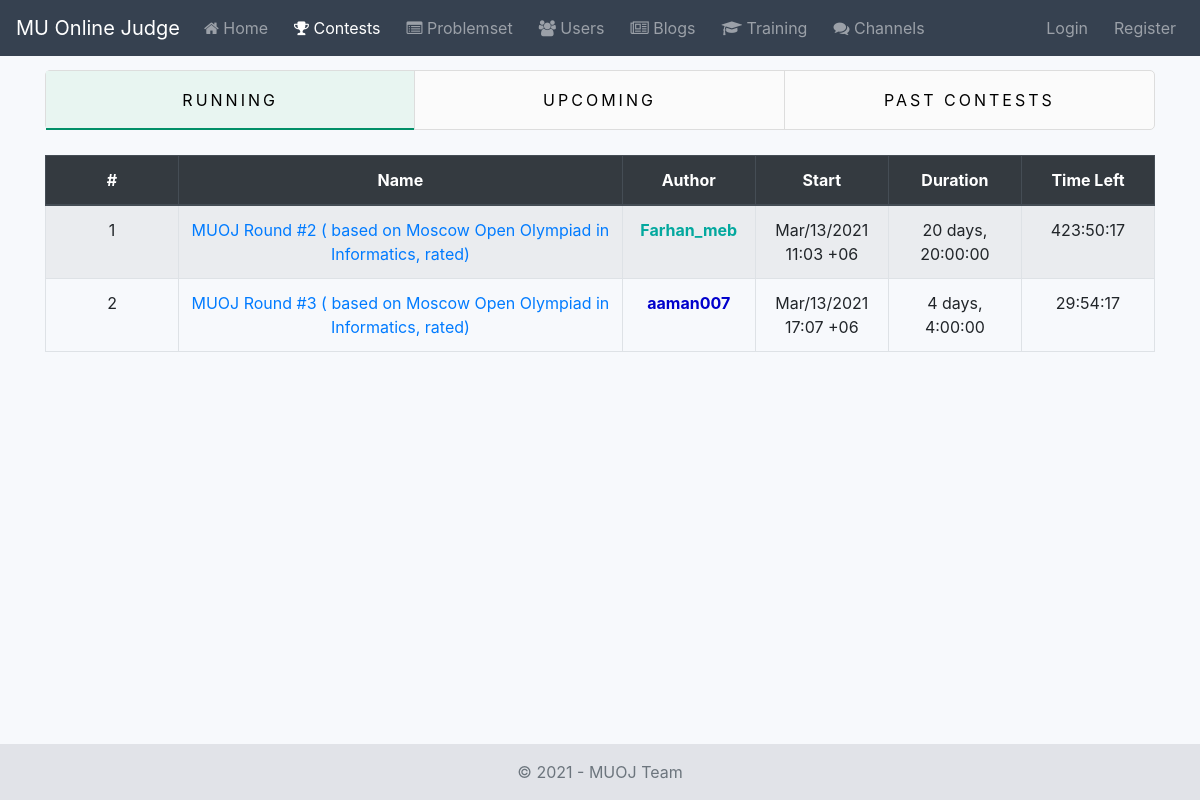
The page /contests/running/ on the database its author committed.
### contest/models.py (models this page shows, shortened)
class Contest(AbstractBaseModel):
    title = models.CharField(verbose_name=_('Title'), max_length=200)
    description = RichTextField(verbose_name=_('Description'), blank=True)
    start_time = models.DateTimeField(verbose_name=_('Start Time'))
    duration = models.DurationField(verbose_name=_('Duration'))
    openness = models.BooleanField(verbose_name=_('Openness'), default=False)
    is_rated = models.BooleanField(verbose_name=_('Is Rated'), default=False)
    rating_applied = models.BooleanField(verbose_name=_('Rating Applied?'), default=False)
    problem_ids = models.JSONField(verbose_name=_('Problem Ids'), default=list)
    problem_scores = models.JSONField(verbose_name=_('Problem Scores'), default=list)
    """
    Standings Format
    [
        {
            'id': 23,
            'username': 'Farhan_Meb',
            'rank': 1400,
            'total_score': 300,
            'scores_per_problem': [100, 200]
        },
        {
            'id': 24,
            'username': 'Decayed',
            'rank': 1200,
            'total_score': 200,
            'scores_per_problem': [0, 200]
        }
    ]
    """
    standings = models.JSONField(verbose_name=_('Standings'), default=list, blank=True)
    author = models.ForeignKey(
        verbose_name=_('Author'),
        to=User,
        related_name='contests',
        on_delete=models.SET_NULL,
        null=True
    )
    contestants = models.ManyToManyField(
        verbose_name=_('Contestants'),
        to=User,
        related_name='contestants',
        blank=True
    )
    objects = ContestManager()
    class Meta:
        verbose_name = _('Contest')
        verbose_name_plural = _('Contests')
        ordering = ['-id']

### contest/views.py (the view)
# urls.py: path('running/', RunningContestListView.as_view(), name='running-contest-list'),
class RunningContestListView(ListView):
    model = Contest
    context_object_name = 'contests'
    template_name = 'contest/running_contest_list.html'
    def get_queryset(self):
        return Contest.objects.running_contests(self.request.user.username)
    def get_context_data(self, **kwargs):
        context = super().get_context_data(**kwargs)
        context.update({
            'contest_running_tab': 'active',
            'contest_nav': 'active'
        })
        return context

### contest/managers.py (called while the page is built)
    def running_contests(self, username=None):
        return self.annotate(
            end_time=ExpressionWrapper(
                F('start_time') + F('duration'),
                output_field=models.DateTimeField()
            ),
            is_registered=Count(
                'contestants',
                filter=(Q(contestants__username=username))
            )
        ).filter(
            start_time__lte=timezone.now(),
            end_time__gte=timezone.now()
        )

### contest/templates/contest/running_contest_list.html (shortened to what this page needs)
{% extends 'contest/base.html' %}
{% load static %}
{% block content %}
    {% include 'contest/snippets/list_tabs.html' %}
    <div class="table-responsive">
        <table class="table table-hover text-center table-bordered table-striped">
            <thead class="thead-dark">
                <tr>
                    <th > #</th>
                    <th width="40%"> Name</th>
                    <th width="12%"> Author</th>
                    <th width="12%"> Start</th>
                    <th width="12%"> Duration</th>
                    <th width="12%"> Time Left</th>
                </tr>
            </thead>
            <tbody>
                {% for contest in contests %}
                    <tr>
                        <td> {{ forloop.counter }} </td>
                        <td>
                            <a href="{% url 'contest:contest-details' contest.id %}"> {{ contest.title }}</a>
                            <br>
                        </td>
                        <td>
                            <a
                                    href="{% url 'accounts:user-profile' contest.author.username %}"
                                    class="rank-text rank-{{ contest.author.profile.rank }}"
                            >
                                {{ contest.author }}
                            </a>
                        </td>
                        <td> {{ contest.start_time|date:"M/d/o H:i e" }} </td>
                        <td>{{ contest.duration }}</td>
                        <td data-end-time="{{ contest.end_time|date:'Y-m-d H:i:s' }}" class="countdown"> 00:00:00  </td>
                    </tr>
                {% endfor %}
            </tbody>
        </table>
    </div>
{% endblock %}

### static_local/core/css/base.css (style rules this page uses)
* { list-style: none; margin: 0; padding: 0; box-sizing: border-box; }
.bg-light-blue { background-color: #f7f9fc; }
.rank-text { font-weight: bold; }
.rank-1400 { color: #03A89E; }
.rank-1600 { color: #0000cc; }

### rows shown on the page
Contest: title "MUOJ Round #2 ( based on Moscow Open Olympiad in Informatics, rated)", author "Farhan_meb", start_time "Mar/13/2021 11:03 +06", duration "20 days, 20:00:00"
Contest: title "MUOJ Round #3 ( based on Moscow Open Olympiad in Informatics, rated)", author "aaman007", start_time "Mar/13/2021 17:07 +06", duration "4 days, 4:00:00"
